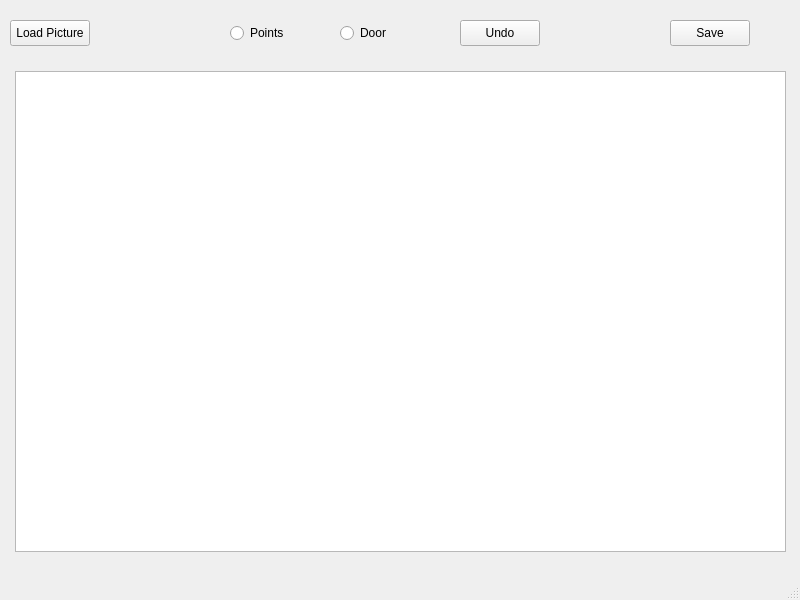
<?xml version="1.0" encoding="UTF-8"?>
<ui version="4.0">
 <class>MainWindow</class>
 <widget class="QMainWindow" name="MainWindow">
  <property name="geometry">
   <rect>
    <x>0</x>
    <y>0</y>
    <width>800</width>
    <height>600</height>
   </rect>
  </property>
  <property name="windowTitle">
   <string>MainWindow</string>
  </property>
  <widget class="QWidget" name="centralwidget">
   <widget class="QPushButton" name="loadPictureButton">
    <property name="geometry">
     <rect>
      <x>10</x>
      <y>20</y>
      <width>80</width>
      <height>26</height>
     </rect>
    </property>
    <property name="text">
     <string>Load Picture</string>
    </property>
   </widget>
   <widget class="QGraphicsView" name="graphicsView">
    <property name="geometry">
     <rect>
      <x>15</x>
      <y>71</y>
      <width>771</width>
      <height>481</height>
     </rect>
    </property>
   </widget>
   <widget class="QRadioButton" name="radioButton_Points">
    <property name="geometry">
     <rect>
      <x>230</x>
      <y>20</y>
      <width>80</width>
      <height>26</height>
     </rect>
    </property>
    <property name="text">
     <string>Points</string>
    </property>
    <property name="autoExclusive">
     <bool>true</bool>
    </property>
    <attribute name="buttonGroup">
     <string notr="true">buttonGroup</string>
    </attribute>
   </widget>
   <widget class="QRadioButton" name="radioButton_Door">
    <property name="geometry">
     <rect>
      <x>340</x>
      <y>20</y>
      <width>80</width>
      <height>26</height>
     </rect>
    </property>
    <property name="text">
     <string>Door</string>
    </property>
    <attribute name="buttonGroup">
     <string notr="true">buttonGroup</string>
    </attribute>
   </widget>
   <widget class="QPushButton" name="pushButton_4">
    <property name="geometry">
     <rect>
      <x>670</x>
      <y>20</y>
      <width>80</width>
      <height>26</height>
     </rect>
    </property>
    <property name="text">
     <string>Save</string>
    </property>
   </widget>
   <widget class="QPushButton" name="pushButton_5">
    <property name="geometry">
     <rect>
      <x>460</x>
      <y>20</y>
      <width>80</width>
      <height>26</height>
     </rect>
    </property>
    <property name="text">
     <string>Undo</string>
    </property>
   </widget>
  </widget>
  <widget class="QMenuBar" name="menubar">
   <property name="geometry">
    <rect>
     <x>0</x>
     <y>0</y>
     <width>800</width>
     <height>21</height>
    </rect>
   </property>
  </widget>
  <widget class="QStatusBar" name="statusbar"/>
 </widget>
 <resources/>
 <connections/>
 <buttongroups>
  <buttongroup name="buttonGroup"/>
 </buttongroups>
</ui>
